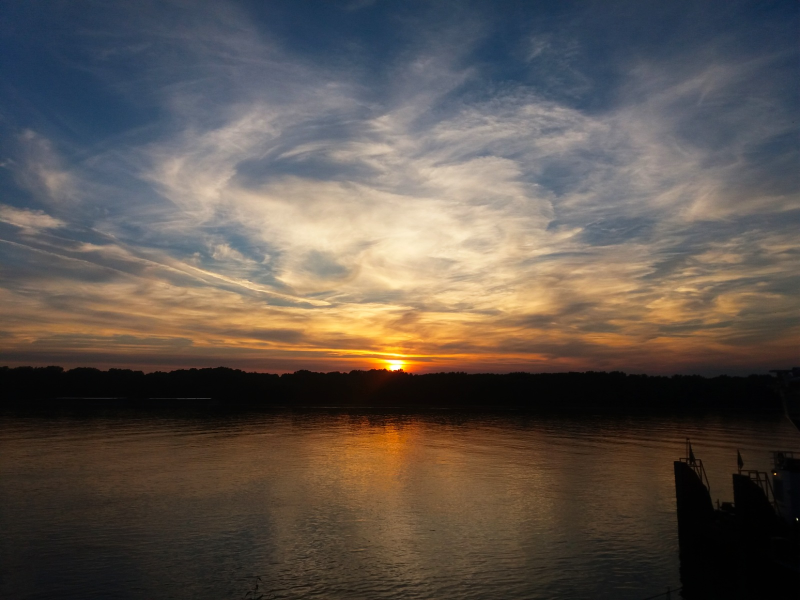
#> input picture assets/2017-06-10-20-45-25.jpg, 1600 x 1200 px, found by its file name (shown at 1/2 size)
$ python introOpenCV_colorSpaces.py
#> lines starting #> are read from the running program, lines starting #| are printed output that depends on the picture
import cv2
import sys
import os

print(sys.version)
print(cv2. __version__ )


print("hello openCV")
image_path = 'assets\\'
image_name = '2017-06-10-20-45-25'
image_ext = '.jpg'
results_path = 'results\\'

### read image file
curr_img = cv2.imread(image_path + image_name + image_ext)
#> curr_img is the input picture: shape (1200, 1600, 3); mean B, G, R 77.3, 84.3, 93.3
# cv2.imshow("My_Image", curr_img)

### resizing image by scale factor
scale = 60
width = int(curr_img.shape[1]*scale/100)
#> width = 960
height = int(curr_img.shape[0]*scale/100)
#> height = 720

resized_img = cv2.resize(curr_img, (width,height), cv2.INTER_AREA)
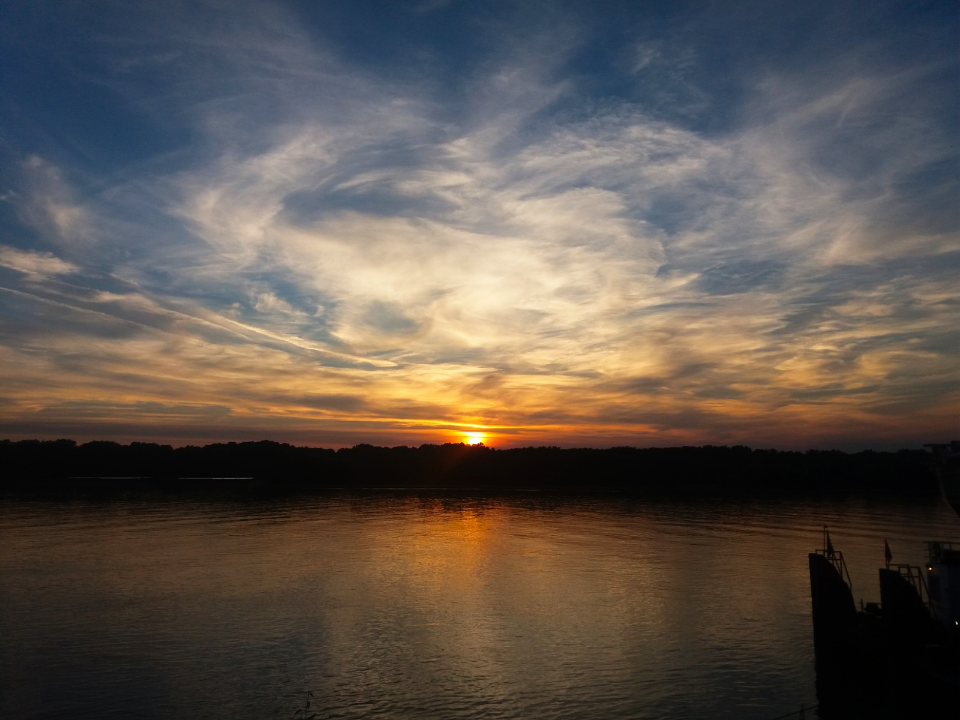
#> resized_img: shape (720, 960, 3); mean B, G, R 77.2, 84.2, 93.2
# cv2.imshow("Resized_Image", resized_img)
cv2.imwrite(results_path + image_name + '_resized' + image_ext, resized_img)

###-----------------------------------------------------------------###
###--------------------- Switching color space ---------------------###
### switching to greyscale
grey_img = cv2.cvtColor(curr_img, cv2.COLOR_BGR2GRAY)
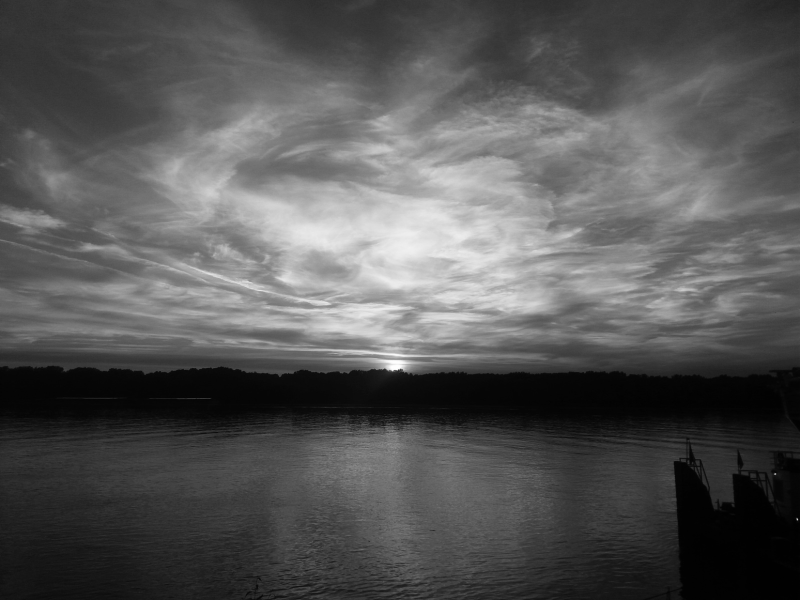
#> grey_img: shape (1200, 1600) (shown at 1/2 size); min 0, max 255, mean 86.2
cv2.imwrite(results_path + image_name + '_grey' + image_ext, grey_img)

### switching to YCbCr color space
ycbcr_img = cv2.cvtColor(curr_img, cv2.COLOR_BGR2YCR_CB)
#> ycbcr_img: shape (1200, 1600, 3); mean of channels 0, 1, 2 86.2, 133.1, 123
cv2.imwrite(results_path + image_name + '_ycbcr' + image_ext, ycbcr_img)

### switching to LAB color space
lab_img = cv2.cvtColor(curr_img, cv2.COLOR_BGR2LAB)
#> lab_img: shape (1200, 1600, 3); mean of channels 0, 1, 2 91.5, 131.6, 133.2
cv2.imwrite(results_path + image_name + '_lab' + image_ext, lab_img)

### switching to HLS color space
hls_img = cv2.cvtColor(curr_img, cv2.COLOR_BGR2HLS)
#> hls_img: shape (1200, 1600, 3); mean of channels 0, 1, 2 47.8, 85.4, 64.7
cv2.imwrite(results_path + image_name + '_HLS' + image_ext, hls_img)

### switching to HSV color space
hsv_img = cv2.cvtColor(curr_img, cv2.COLOR_BGR2HSV)
#> hsv_img: shape (1200, 1600, 3); mean H, S, V 47.8, 85.2, 102.6
cv2.imwrite(results_path + image_name + '_HSV' + image_ext, hsv_img)

###-----------------------------------------------------------------###


# Wait for a keypress
cv2.waitKey(0)

# Clean up
cv2.destroyAllWindows()
